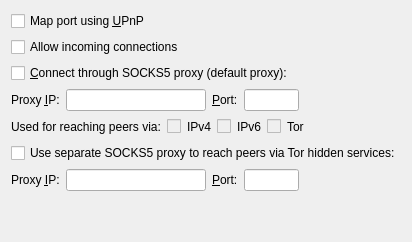
                    <widget class="QWidget" name="tabNetwork">
                        <attribute name="title">
                            <string>&amp;Network</string>
                        </attribute>
                        <layout class="QVBoxLayout" name="verticalLayout_Network">
                            <item>
                                <widget class="QCheckBox" name="mapPortUpnp">
                                    <property name="toolTip">
                                        <string>Automatically open the Memeium Core client port on the router. This only works when your router supports UPnP and it is enabled.</string>
                                    </property>
                                    <property name="text">
                                        <string>Map port using &amp;UPnP</string>
                                    </property>
                                </widget>
                            </item>
                            <item>
                                <widget class="QCheckBox" name="allowIncoming">
                                    <property name="toolTip">
                                        <string>Accept connections from outside</string>
                                    </property>
                                    <property name="text">
                                        <string>Allow incoming connections</string>
                                    </property>
                                </widget>
                            </item>
                            <item>
                                <widget class="QCheckBox" name="connectSocks">
                                    <property name="toolTip">
                                        <string>Connect to the Memeium network through a SOCKS5 proxy.</string>
                                    </property>
                                    <property name="text">
                                        <string>&amp;Connect through SOCKS5 proxy (default proxy):</string>
                                    </property>
                                </widget>
                            </item>
                            <item>
                                <layout class="QHBoxLayout" name="horizontalLayout_1_Network">
                                    <item>
                                        <widget class="QLabel" name="proxyIpLabel">
                                            <property name="text">
                                                <string>Proxy &amp;IP:</string>
                                            </property>
                                            <property name="textFormat">
                                                <enum>Qt::PlainText</enum>
                                            </property>
                                            <property name="buddy">
                                                <cstring>proxyIp</cstring>
                                            </property>
                                        </widget>
                                    </item>
                                    <item>
                                        <widget class="QValidatedLineEdit" name="proxyIp">
                                            <property name="minimumSize">
                                                <size>
                                                    <width>140</width>
                                                    <height>0</height>
                                                </size>
                                            </property>
                                            <property name="maximumSize">
                                                <size>
                                                    <width>140</width>
                                                    <height>16777215</height>
                                                </size>
                                            </property>
                                            <property name="toolTip">
                                                <string>IP address of the proxy (e.g. IPv4: 127.0.0.1 / IPv6: ::1)</string>
                                            </property>
                                        </widget>
                                    </item>
                                    <item>
                                        <widget class="QLabel" name="proxyPortLabel">
                                            <property name="text">
                                                <string>&amp;Port:</string>
                                            </property>
                                            <property name="textFormat">
                                                <enum>Qt::PlainText</enum>
                                            </property>
                                            <property name="buddy">
                                                <cstring>proxyPort</cstring>
                                            </property>
                                        </widget>
                                    </item>
                                    <item>
                                        <widget class="QLineEdit" name="proxyPort">
                                            <property name="minimumSize">
                                                <size>
                                                    <width>55</width>
                                                    <height>0</height>
                                                </size>
                                            </property>
                                            <property name="maximumSize">
                                                <size>
                                                    <width>55</width>
                                                    <height>16777215</height>
                                                </size>
                                            </property>
                                            <property name="toolTip">
                                                <string>Port of the proxy (e.g. 9050)</string>
                                            </property>
                                        </widget>
                                    </item>
                                    <item>
                                        <spacer name="horizontalSpacer_1_Network">
                                            <property name="orientation">
                                                <enum>Qt::Horizontal</enum>
                                            </property>
                                            <property name="sizeHint" stdset="0">
                                                <size>
                                                    <width>40</width>
                                                    <height>20</height>
                                                </size>
                                            </property>
                                        </spacer>
                                    </item>
                                </layout>
                            </item>
                            <item>
                                <layout class="QHBoxLayout" name="horizontalLayout_2_Network">
                                    <item>
                                        <widget class="QLabel" name="proxyActiveNets">
                                            <property name="text">
                                                <string>Used for reaching peers via:</string>
                                            </property>
                                            <property name="textFormat">
                                                <enum>Qt::PlainText</enum>
                                            </property>
                                        </widget>
                                    </item>
                                    <item>
                                        <widget class="QCheckBox" name="proxyReachIPv4">
                                            <property name="enabled">
                                                <bool>false</bool>
                                            </property>
                                            <property name="toolTip">
                                                <string>Shows if the supplied default SOCKS5 proxy is used to reach peers via this network type.</string>
                                            </property>
                                            <property name="text">
                                                <string/>
                                            </property>
                                        </widget>
                                    </item>
                                    <item>
                                        <widget class="QLabel" name="proxyReachIPv4Label">
                                            <property name="text">
                                                <string>IPv4</string>
                                            </property>
                                            <property name="textFormat">
                                                <enum>Qt::PlainText</enum>
                                            </property>
                                        </widget>
                                    </item>
                                    <item>
                                        <widget class="QCheckBox" name="proxyReachIPv6">
                                            <property name="enabled">
                                                <bool>false</bool>
                                            </property>
                                            <property name="toolTip">
                                                <string>Shows if the supplied default SOCKS5 proxy is used to reach peers via this network type.</string>
                                            </property>
                                            <property name="text">
                                                <string/>
                                            </property>
                                        </widget>
                                    </item>
                                    <item>
                                        <widget class="QLabel" name="proxyReachIPv6Label">
                                            <property name="text">
                                                <string>IPv6</string>
                                            </property>
                                            <property name="textFormat">
                                                <enum>Qt::PlainText</enum>
                                            </property>
                                        </widget>
                                    </item>
                                    <item>
                                        <widget class="QCheckBox" name="proxyReachTor">
                                            <property name="enabled">
                                                <bool>false</bool>
                                            </property>
                                            <property name="toolTip">
                                                <string>Shows if the supplied default SOCKS5 proxy is used to reach peers via this network type.</string>
                                            </property>
                                            <property name="text">
                                                <string/>
                                            </property>
                                        </widget>
                                    </item>
                                    <item>
                                        <widget class="QLabel" name="proxyReachTorLabel">
                                            <property name="text">
                                                <string>Tor</string>
                                            </property>
                                            <property name="textFormat">
                                                <enum>Qt::PlainText</enum>
                                            </property>
                                        </widget>
                                    </item>
                                    <item>
                                        <spacer name="horizontalSpacer_2_Network">
                                            <property name="orientation">
                                                <enum>Qt::Horizontal</enum>
                                            </property>
                                            <property name="sizeHint" stdset="0">
                                                <size>
                                                    <width>40</width>
                                                    <height>20</height>
                                                </size>
                                            </property>
                                        </spacer>
                                    </item>
                                </layout>
                            </item>
                            <item>
                                <widget class="QCheckBox" name="connectSocksTor">
                                    <property name="toolTip">
                                        <string>Connect to the Memeium network through a separate SOCKS5 proxy for Tor hidden services.</string>
                                    </property>
                                    <property name="text">
                                        <string>Use separate SOCKS5 proxy to reach peers via Tor hidden services:</string>
                                    </property>
                                </widget>
                            </item>
                            <item>
                                <layout class="QHBoxLayout" name="horizontalLayout_3_Network">
                                    <item>
                                        <widget class="QLabel" name="proxyIpTorLabel">
                                            <property name="text">
                                                <string>Proxy &amp;IP:</string>
                                            </property>
                                            <property name="textFormat">
                                                <enum>Qt::PlainText</enum>
                                            </property>
                                            <property name="buddy">
                                                <cstring>proxyIpTor</cstring>
                                            </property>
                                        </widget>
                                    </item>
                                    <item>
                                        <widget class="QValidatedLineEdit" name="proxyIpTor">
                                            <property name="minimumSize">
                                                <size>
                                                    <width>140</width>
                                                    <height>0</height>
                                                </size>
                                            </property>
                                            <property name="maximumSize">
                                                <size>
                                                    <width>140</width>
                                                    <height>16777215</height>
                                                </size>
                                            </property>
                                            <property name="toolTip">
                                                <string>IP address of the proxy (e.g. IPv4: 127.0.0.1 / IPv6: ::1)</string>
                                            </property>
                                        </widget>
                                    </item>
                                    <item>
                                        <widget class="QLabel" name="proxyPortTorLabel">
                                            <property name="text">
                                                <string>&amp;Port:</string>
                                            </property>
                                            <property name="textFormat">
                                                <enum>Qt::PlainText</enum>
                                            </property>
                                            <property name="buddy">
                                                <cstring>proxyPortTor</cstring>
                                            </property>
                                        </widget>
                                    </item>
                                    <item>
                                        <widget class="QLineEdit" name="proxyPortTor">
                                            <property name="minimumSize">
                                                <size>
                                                    <width>55</width>
                                                    <height>0</height>
                                                </size>
                                            </property>
                                            <property name="maximumSize">
                                                <size>
                                                    <width>55</width>
                                                    <height>16777215</height>
                                                </size>
                                            </property>
                                            <property name="toolTip">
                                                <string>Port of the proxy (e.g. 9050)</string>
                                            </property>
                                        </widget>
                                    </item>
                                    <item>
                                        <spacer name="horizontalSpacer_4_Network">
                                            <property name="orientation">
                                                <enum>Qt::Horizontal</enum>
                                            </property>
                                            <property name="sizeHint" stdset="0">
                                                <size>
                                                    <width>40</width>
                                                    <height>20</height>
                                                </size>
                                            </property>
                                        </spacer>
                                    </item>
                                </layout>
                            </item>
                            <item>
                                <spacer name="verticalSpacer_Network">
                                    <property name="orientation">
                                        <enum>Qt::Vertical</enum>
                                    </property>
                                    <property name="sizeHint" stdset="0">
                                        <size>
                                            <width>20</width>
                                            <height>40</height>
                                        </size>
                                    </property>
                                </spacer>
                            </item>
                        </layout>
                    </widget>
